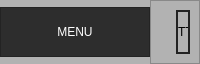
     <widget class="QFrame" name="Top_Bar">
      <property name="maximumSize">
       <size>
        <width>16777215</width>
        <height>50</height>
       </size>
      </property>
      <property name="styleSheet">
       <string notr="true">background-color: rgb(178, 178, 178);</string>
      </property>
      <property name="frameShape">
       <enum>QFrame::NoFrame</enum>
      </property>
      <property name="frameShadow">
       <enum>QFrame::Raised</enum>
      </property>
      <layout class="QGridLayout" name="gridLayout">
       <property name="leftMargin">
        <number>0</number>
       </property>
       <property name="topMargin">
        <number>0</number>
       </property>
       <property name="rightMargin">
        <number>0</number>
       </property>
       <property name="bottomMargin">
        <number>0</number>
       </property>
       <property name="spacing">
        <number>0</number>
       </property>
       <item row="0" column="0">
        <widget class="QFrame" name="frame_toggle">
         <property name="maximumSize">
          <size>
           <width>150</width>
           <height>50</height>
          </size>
         </property>
         <property name="styleSheet">
          <string notr="true">background-color: rgb(45, 45, 45);</string>
         </property>
         <property name="frameShape">
          <enum>QFrame::StyledPanel</enum>
         </property>
         <property name="frameShadow">
          <enum>QFrame::Raised</enum>
         </property>
         <layout class="QVBoxLayout" name="verticalLayout_2">
          <property name="spacing">
           <number>0</number>
          </property>
          <property name="leftMargin">
           <number>0</number>
          </property>
          <property name="topMargin">
           <number>0</number>
          </property>
          <property name="rightMargin">
           <number>0</number>
          </property>
          <property name="bottomMargin">
           <number>0</number>
          </property>
          <item>
           <widget class="QPushButton" name="pushButtonMenu">
            <property name="sizePolicy">
             <sizepolicy hsizetype="Expanding" vsizetype="Expanding">
              <horstretch>0</horstretch>
              <verstretch>0</verstretch>
             </sizepolicy>
            </property>
            <property name="styleSheet">
             <string notr="true">color: rgb(255, 255, 255);
border : 0px solid;</string>
            </property>
            <property name="text">
             <string>MENU</string>
            </property>
           </widget>
          </item>
         </layout>
        </widget>
       </item>
       <item row="0" column="1">
        <widget class="QFrame" name="frame_top">
         <property name="frameShape">
          <enum>QFrame::StyledPanel</enum>
         </property>
         <property name="frameShadow">
          <enum>QFrame::Raised</enum>
         </property>
         <layout class="QHBoxLayout" name="horizontalLayout_2">
          <item>
           <widget class="QFrame" name="frame_2">
            <property name="styleSheet">
             <string notr="true">border : 0px solid ;
</string>
            </property>
            <property name="frameShape">
             <enum>QFrame::StyledPanel</enum>
            </property>
            <property name="frameShadow">
             <enum>QFrame::Raised</enum>
            </property>
           </widget>
          </item>
          <item>
           <widget class="QPushButton" name="QuitButton">
            <property name="styleSheet">
             <string notr="true">QPushButton{
	width: 10px;
	height : 40px;
	border : 2px solid #222;
	border-radius: 10px;
	
}
QPushButton:hover{
	background-color: rgb(97, 97, 97);
	color: rgb(255, 255, 255);
}</string>
            </property>
            <property name="text">
             <string>QUITTER</string>
            </property>
           </widget>
          </item>
         </layout>
        </widget>
       </item>
      </layout>
     </widget>
